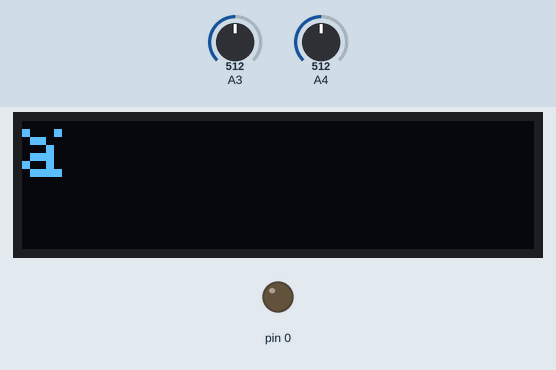
Bench run of a sketch on a simulated Arduino Uno, built with avr-gcc and run on an emulated ATmega328P. On the bench: 128×32 one-colour display, output pins drawn as LEDs (lit = HIGH). Dashed ring = blinking. Inputs (shaded band) come from the test bench; at power-on: A4 = 512, A3 = 512.

Above: at 1.8 s.
1.9 s: A4 set to 742
3.4 s: A4 set to 768
At 6.0 s:
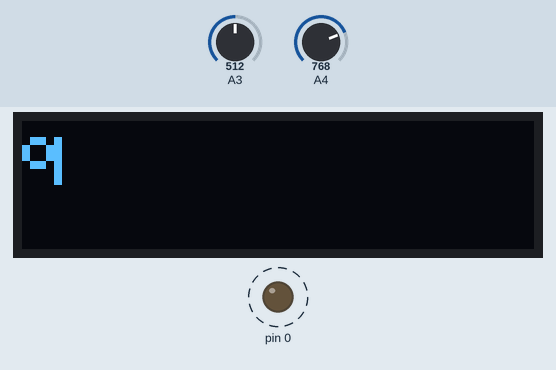
7.5 s: A4 set to 306
At 8.6 s:
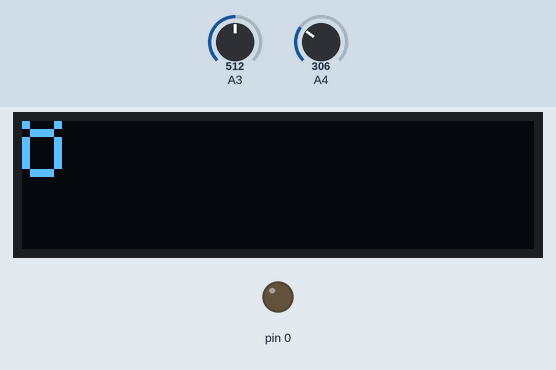
9.2 s: A3 set to 990
At 10.9 s:
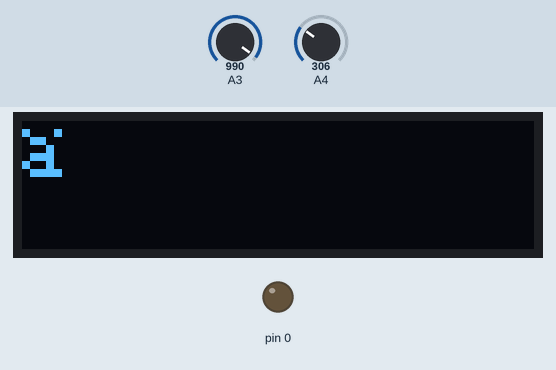
11.2 s: A3 set to 1008
At 12.5 s:
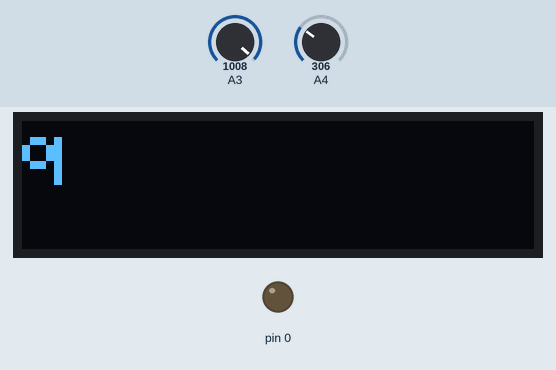
15.3 s: A3 set to 900
At 16.7 s:
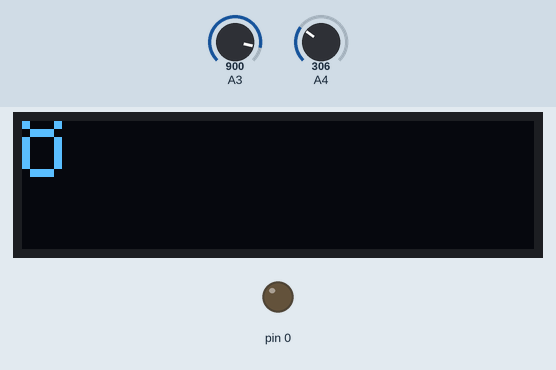
Timing chart, 0 to 17.9 s (numbered marks = the images above; inputs shaded):
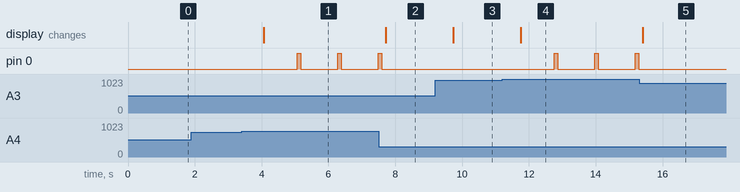

The sketch:

ArduinoTest.ino
```cpp
// Import the libraries for the display

#include <Wire.h>
#include <Adafruit_GFX.h>
#include <Adafruit_SSD1306.h>

// Dimensions of the dispay
#define SCREEN_WIDTH 128
#define SCREEN_HEIGHT 32

// Create the OLED object
#define OLED_RESET -1
Adafruit_SSD1306 display(SCREEN_WIDTH, SCREEN_HEIGHT, &Wire, OLED_RESET);

int humid, gas, humid_harm[3] = {875,950,1000}, gas_harm[3] = {125,500,750};

void setup() {
  pinMode(0,OUTPUT);
  pinMode(3,INPUT);
  pinMode(4,INPUT);
  display.setTextSize(2);
  display.setTextColor(SSD1306_WHITE);
  display.cp437(true);
}

void loop() {
  humid = analogRead(3);
  gas = analogRead(4);
  if ((humid>humid_harm[2])|(gas>gas_harm[2])){
    displayText("HIGH CONTAMINATION");
    digitalWrite(0,HIGH);
    delay(100);
    digitalWrite(0,LOW);
    delay(100);
  }
  else if ((humid>humid_harm[1])|(gas>gas_harm[1])){
    displayText("MEDIUM CONTAMINATION");
  }
  else if ((humid>humid_harm[0])|(gas>gas_harm[0])){
    displayText("LOW CONTAMINATION");
  }
  else{
    displayText("CLEAN AIR");
  }
}

void displayText(char text) {
  display.clearDisplay();
  display.setCursor(0, 0);
  display.write(text);
  display.display();
  delay(1000);
}
```

Measured:
- the behaviour switches between 750 and 751 on A4 (found by bisection; images 0 and 1)
- the behaviour switches between 1000 and 1001 on A3 (found by bisection; images 3 and 4)
- after the input at 1.9 s, every drawn part: stays the same
- after the input at 3.4 s, pin 0: alternates HIGH for 0.10 s and LOW for 1.1 s, starting after 1.7 s; the display: changes after 0.67 s (image 1)
- after the input at 7.5 s, pin 0: goes on until 7.6 s, then stays LOW; the display: changes after 0.21 s (image 2)
- after the input at 9.2 s, the display: changes after 0.53 s (image 3)
- after the input at 11.2 s, pin 0: alternates HIGH for 0.10 s and LOW for 1.1 s, starting after 1.6 s; the display: changes after 0.56 s (image 4)
- after the input at 15.3 s, pin 0: stops changing and stays LOW; the display: changes after 0.10 s (image 5)
